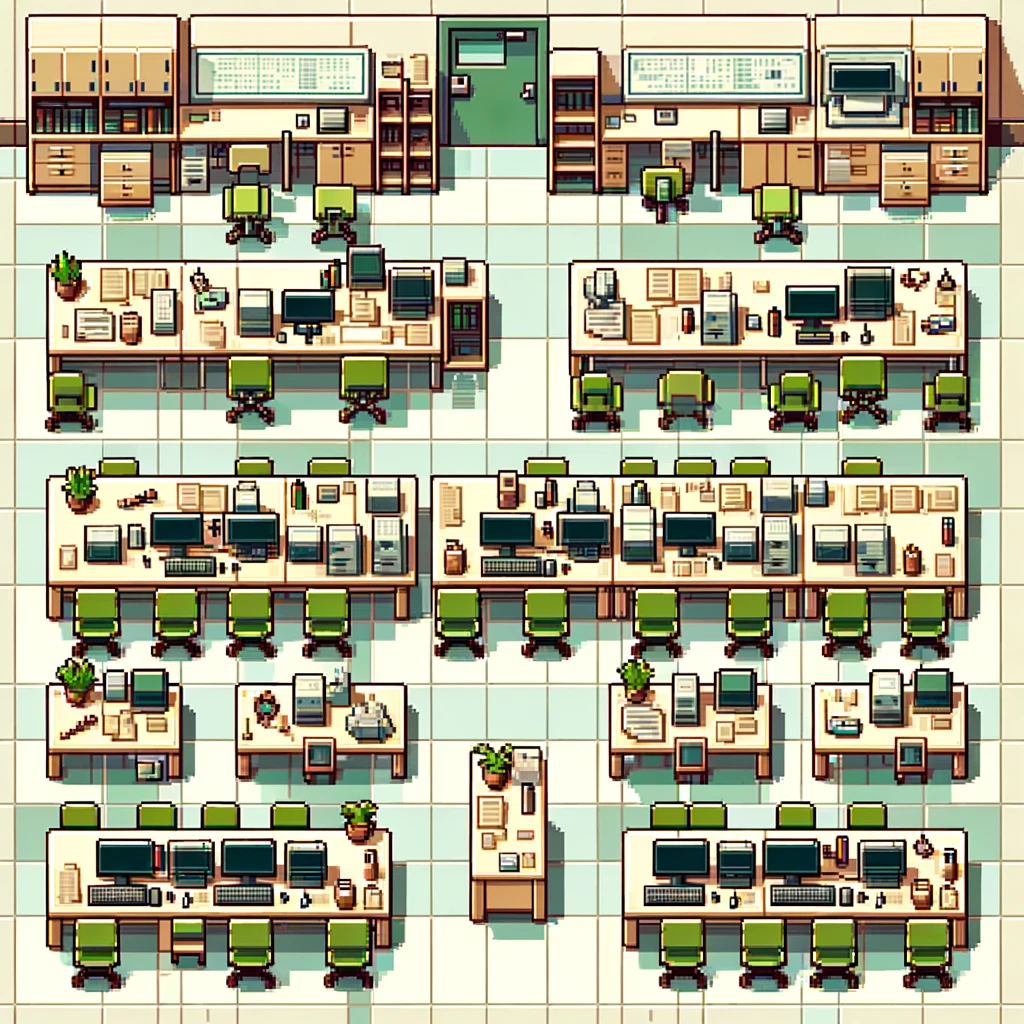

Rendered tile map (Tiled .tmx) drawn with the repository's tilesets; below, a short description and the full map source, tile grids included:
An orthogonal 32x32 tile map with 32x32 px tiles, 1 tile layer (Tile Layer 1).

<map version="1.10" tiledversion="1.10.2" orientation="orthogonal" renderorder="right-down" width="32" height="32" tilewidth="32" tileheight="32" infinite="0" nextlayerid="2" nextobjectid="1">
 <tileset firstgid="1" source="assets/lab.tsx" />
 <layer id="1" name="Tile Layer 1" width="32" height="32">
  <data encoding="csv">
1,2,3,4,5,6,7,8,9,10,11,12,13,14,15,16,17,18,19,20,21,22,23,24,25,26,27,28,29,30,31,32,
33,34,35,36,37,38,39,40,41,42,43,44,45,46,47,48,49,50,51,52,53,54,55,56,57,58,59,60,61,62,63,64,
65,66,67,68,69,70,71,72,73,74,75,76,77,78,79,80,81,82,83,84,85,86,87,88,89,90,91,92,93,94,95,96,
97,98,99,100,101,102,103,104,105,106,107,108,109,110,111,112,113,114,115,116,117,118,119,120,121,122,123,124,125,126,127,128,
129,130,131,132,133,134,135,136,137,138,139,140,141,142,143,144,145,146,147,148,149,150,151,152,153,154,155,156,157,158,159,160,
161,162,163,164,165,166,167,168,169,170,171,172,173,174,175,176,177,178,179,180,181,182,183,184,185,186,187,188,189,190,191,192,
193,194,195,196,197,198,199,200,201,202,203,204,205,206,207,208,209,210,211,212,213,214,215,216,217,218,219,220,221,222,223,224,
225,226,227,228,229,230,231,232,233,234,235,236,237,238,239,240,241,242,243,244,245,246,247,248,249,250,251,252,253,254,255,256,
257,258,259,260,261,262,263,264,265,266,267,268,269,270,271,272,273,274,275,276,277,278,279,280,281,282,283,284,285,286,287,288,
289,290,291,292,293,294,295,296,297,298,299,300,301,302,303,304,305,306,307,308,309,310,311,312,313,314,315,316,317,318,319,320,
321,322,323,324,325,326,327,328,329,330,331,332,333,334,335,336,337,338,339,340,341,342,343,344,345,346,347,348,349,350,351,352,
353,354,355,356,357,358,359,360,361,362,363,364,365,366,367,368,369,370,371,372,373,374,375,376,377,378,379,380,381,382,383,384,
385,386,387,388,389,390,391,392,393,394,395,396,397,398,399,400,401,402,403,404,405,406,407,408,409,410,411,412,413,414,415,416,
417,418,419,420,421,422,423,424,425,426,427,428,429,430,431,432,433,434,435,436,437,438,439,440,441,442,443,444,445,446,447,448,
449,450,451,452,453,454,455,456,457,458,459,460,461,462,463,464,465,466,467,468,469,470,471,472,473,474,475,476,477,478,479,480,
481,482,483,484,485,486,487,488,489,490,491,492,493,494,495,496,497,498,499,500,501,502,503,504,505,506,507,508,509,510,511,512,
513,514,515,516,517,518,519,520,521,522,523,524,525,526,527,528,529,530,531,532,533,534,535,536,537,538,539,540,541,542,543,544,
545,546,547,548,549,550,551,552,553,554,555,556,557,558,559,560,561,562,563,564,565,566,567,568,569,570,571,572,573,574,575,576,
577,578,579,580,581,582,583,584,585,586,587,588,589,590,591,592,593,594,595,596,597,598,599,600,601,602,603,604,605,606,607,608,
609,610,611,612,613,614,615,616,617,618,619,620,621,622,623,624,625,626,627,628,629,630,631,632,633,634,635,636,637,638,639,640,
641,642,643,644,645,646,647,648,649,650,651,652,653,654,655,656,657,658,659,660,661,662,663,664,665,666,667,668,669,670,671,672,
673,674,675,676,677,678,679,680,681,682,683,684,685,686,687,688,689,690,691,692,693,694,695,696,697,698,699,700,701,702,703,704,
705,706,707,708,709,710,711,712,713,714,715,716,717,718,719,720,721,722,723,724,725,726,727,728,729,730,731,732,733,734,735,736,
737,738,739,740,741,742,743,744,745,746,747,748,749,750,751,752,753,754,755,756,757,758,759,760,761,762,763,764,765,766,767,768,
769,770,771,772,773,774,775,776,777,778,779,780,781,782,783,784,785,786,787,788,789,790,791,792,793,794,795,796,797,798,799,800,
801,802,803,804,805,806,807,808,809,810,811,812,813,814,815,816,817,818,819,820,821,822,823,824,825,826,827,828,829,830,831,832,
833,834,835,836,837,838,839,840,841,842,843,844,845,846,847,848,849,850,851,852,853,854,855,856,857,858,859,860,861,862,863,864,
865,866,867,868,869,870,871,872,873,874,875,876,877,878,879,880,881,882,883,884,885,886,887,888,889,890,891,892,893,894,895,896,
897,898,899,900,901,902,903,904,905,906,907,908,909,910,911,912,913,914,915,916,917,918,919,920,921,922,923,924,925,926,927,928,
929,930,931,932,933,934,935,936,937,938,939,940,941,942,943,944,945,946,947,948,949,950,951,952,953,954,955,956,957,958,959,960,
961,962,963,964,965,966,967,968,969,970,971,972,973,974,975,976,977,978,979,980,981,982,983,984,985,986,987,988,989,990,991,992,
993,994,995,996,997,998,999,1000,1001,1002,1003,1004,1005,1006,1007,1008,1009,1010,1011,1012,1013,1014,1015,1016,1017,1018,1019,1020,1021,1022,1023,1024
</data>
 </layer>
</map>
